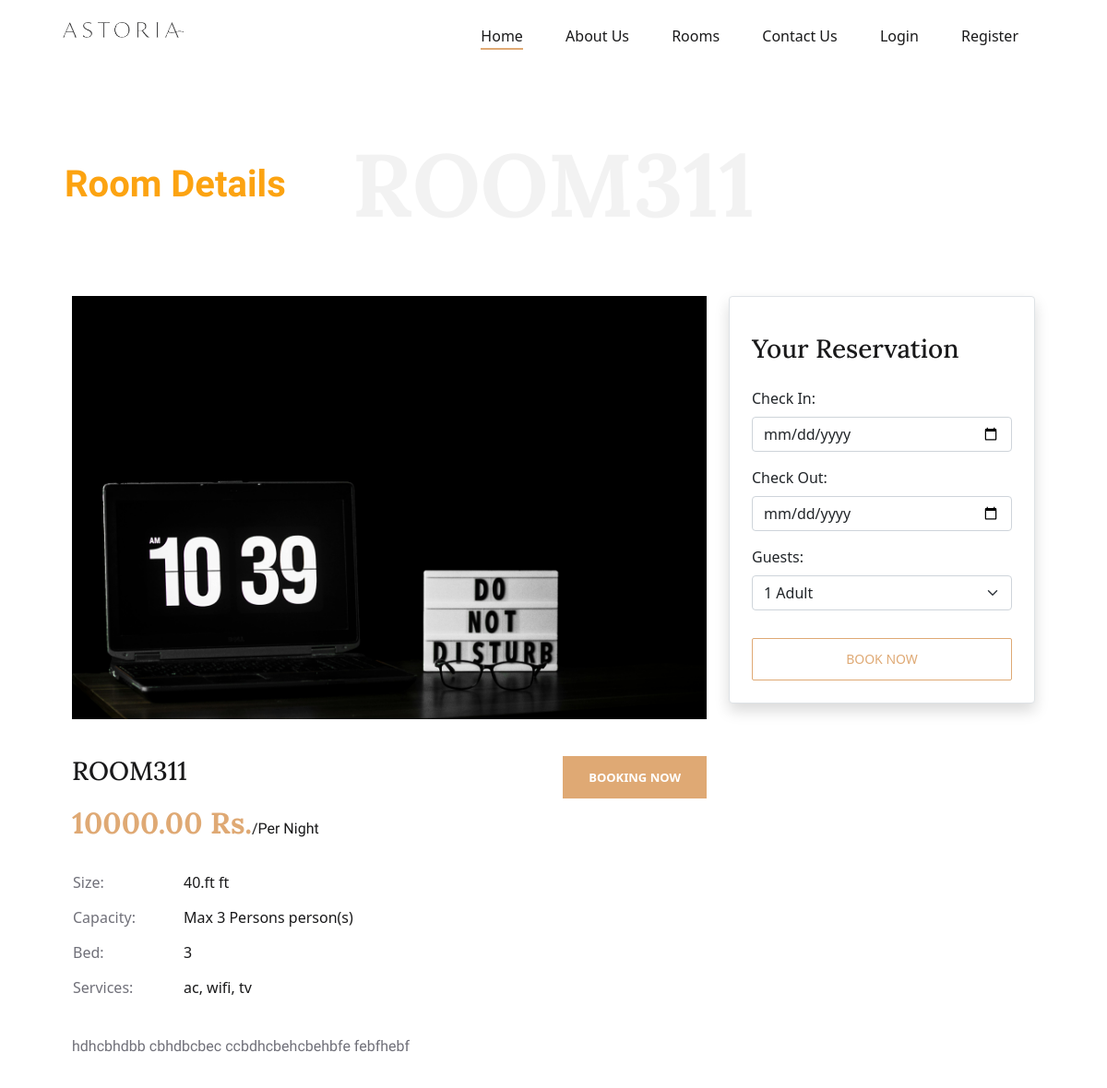
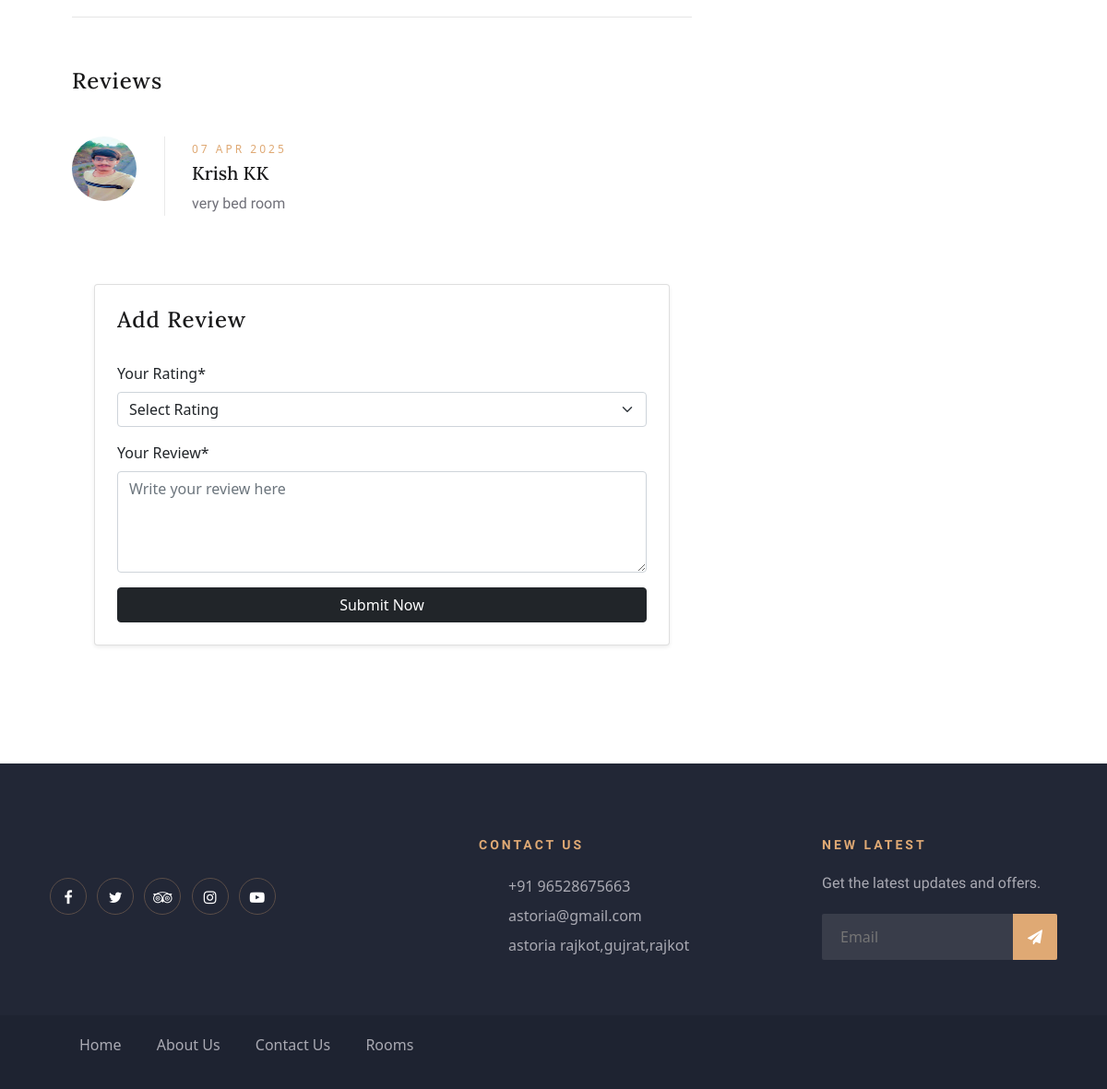
Page /room_detail.php?room_no=311 on the committed database (2 pictures, top to bottom).
### tables this page shows
CREATE TABLE `rooms` (
  `id` int NOT NULL,
  `room_no` int NOT NULL,
  `room_name` varchar(255) NOT NULL,
  `room_type` varchar(50) NOT NULL,
  `price` decimal(10,2) NOT NULL,
  `size` varchar(30) NOT NULL,
  `capacity` varchar(30) NOT NULL,
  `bed` varchar(255) NOT NULL,
  `room_status` enum('Available','Booked','Maintenance') NOT NULL,
  `services` text NOT NULL,
  `description` text,
  `image` varchar(255) NOT NULL
);

CREATE TABLE `reviews` (
  `review_id` int NOT NULL,
  `user_id` int NOT NULL,
  `room_no` int NOT NULL,
  `rating` int DEFAULT NULL,
  `review_text` text,
  `created_at` timestamp NULL DEFAULT CURRENT_TIMESTAMP,
  `status` enum('Pending','Approved','Spam') DEFAULT 'Pending'
);

CREATE TABLE `users` (
  `id` int NOT NULL,
  `fullname` varchar(30) NOT NULL,
  `email` varchar(30) NOT NULL,
  `password` varchar(20) NOT NULL,
  `confirm_password` varchar(20) NOT NULL,
  `mobile_no` bigint DEFAULT NULL,
  `address` varchar(100) DEFAULT NULL,
  `role` enum('guest','admin') DEFAULT 'guest',
  `status` enum('active','inactive') NOT NULL DEFAULT 'inactive',
  `profile_picture` varchar(200) DEFAULT NULL,
  `activation_code` varchar(255) DEFAULT NULL
);

### room_detail.php (the view, shortened to what this page needs)
<?php
include_once('db_connection.php');
if (isset($_GET['room_no'])) {
    $room_no = $_GET['room_no'];
    $query = "SELECT * FROM rooms WHERE room_no = $room_no";
    $result = mysqli_query($con, $query);
    if ($row = mysqli_fetch_assoc($result)) {
        $room_name = $row['room_name'];
        $price = $row['price'];
        $size = $row['size'];
        $capacity = $row['capacity'];
        $bed = $row['bed'];
        $services = $row['services'];
        $description = $row['description'];
        $image = $row['image'];
    } else {
        echo "<h2>Room Not Found!</h2>";
        exit;
    }
    $reviews = "SELECT r.review_id, r.rating, r.review_text, r.created_at, u.fullname, u.profile_picture
        FROM reviews r
        JOIN users u ON r.user_id = u.id
        WHERE r.room_no = $room_no";
    $result2 = mysqli_query($con, $reviews);
} else {
    echo "<h2>Invalid Room Request</h2>";
    exit;
}
?>
<!DOCTYPE html>
<html lang="zxx">
<head>
</head>
<body>
    <?php
    include_once('header.php');
    ?>
    <div class="container py-5">
        <div class="page-title text-center">
            <h1><?php echo $room_name; ?></h1>
            <p class="overlay-text">Room Details</p>
        </div>
        <section class="room-details-section spad">
            <div class="container">
                <div class="row">
                    <div class="col-lg-8">
                        <div class="room-details-item">
                            <img src="assets/images/rooms/<?php echo $image; ?>" alt="Room Image" width="100%">
                            <div class="rd-text">
                                <div class="rd-title">
                                    <h3><?php echo $room_name; ?></h3>
                                    <div class="rdt-right">
                                        <div class="rating">
                                            <i class="icon_star"></i>
                                            <i class="icon_star"></i>
                                            <i class="icon_star"></i>
                                            <i class="icon_star"></i>
                                            <i class="icon_star-half_alt"></i>
                                        </div>
                                        <a href="#">Booking Now</a>
                                    </div>
                                </div>
                                <h2><?php echo $price; ?> Rs.<span>/Per Night</span></h2>
                                <table>
                                    <tbody>
                                        <tr>
                                            <td class="r-o">Size:</td>
                                            <td><?php echo $size; ?> ft</td>
                                        </tr>
                                        <tr>
                                            <td class="r-o">Capacity:</td>
                                            <td>Max <?php echo $capacity; ?> person(s)</td>
                                        </tr>
                                        <tr>
                                            <td class="r-o">Bed:</td>
                                            <td><?php echo $bed; ?></td>
                                        </tr>
                                        <tr>
                                            <td class="r-o">Services:</td>
                                            <td><?php echo nl2br(htmlspecialchars($services)); ?></td>
                                        </tr>
                                    </tbody>
                                </table>
                                <p><?php echo nl2br(htmlspecialchars($description)); ?></p>
                            </div>
                        </div>
                    </div>
                    <div class="col-xl-4 col-lg-4">
                        <div class="booking-form p-4 border rounded shadow">
                            <h3 class="mb-4">Your Reservation</h3>
                            <form id="bookingForm">
                                <div class="mb-3">
                                    <label for="date-in" class="form-label">Check In:</label>
                                    <input type="date" class="form-control" id="date-in" name="check_in">
                                </div>
                                <div class="mb-3">
                                    <label for="date-out" class="form-label">Check Out:</label>
                                    <input type="date" class="form-control" id="date-out" name="check_out">
                                </div>
                                <div class="mb-3">
                                    <label for="guest" class="form-label">Guests:</label>
                                    <select id="guest" name="guests" class="form-select">
                                        <option value="1">1 Adult</option>
                                    </select>
                                </div>
                                <button type="submit" class="btn btn-primary w-100">Book Now</button>
                            </form>
                        </div>
                    </div>
                    <div class="row">
                        <div class="col-8">
                            <div class="rd-reviews">
                                <h4>Reviews</h4>
                                <?php while ($row = $result2->fetch_assoc()): ?>
                                    <div class="review-item">
                                        <div class="ri-pic">
                                            <img src="assets/images/profile_picture/<?php echo $row['profile_picture']; ?>" alt="User Avatar">
                                        </div>
                                        <div class="ri-text">
                                            <span><?php echo date("d M Y", strtotime($row['created_at'])); ?></span>
                                            <div class="rating">
                                                <?php
                                                for ($i = 1; $i <= 5; $i++) {
                                                    echo $i <= $row['rating'] ? '<i class="icon_star"></i>' : '<i class="icon_star_alt"></i>';
                                                }
                                                ?>
                                            </div>
                                            <h5><?php echo htmlspecialchars($row['fullname']); ?></h5>
                                            <p><?php echo htmlspecialchars($row['review_text']); ?></p>
                                        </div>
                                    </div>
                                <?php endwhile; ?>
                            </div>
                        </div>
                    </div>
                    <div class="row">
                        <div class="col-8">
                            <div class="container mt-4">
                                <div class="review-add card p-4 shadow-sm">
                                    <h4 class="mb-3">Add Review</h4>
                                    <form id="reviewForm" class="needs-validation">
                                        <div class="row">
                                            <div class="col-lg-12 mb-3">
                                                <label for="rating" class="form-label">Your Rating*</label>
                                                <select id="rating" name="rating" class="form-select">
                                                    <option value="">Select Rating</option>
                                                </select>
                                            </div>
                                            <div class="col-lg-12 mb-3">
                                                <label for="review_text" class="form-label">Your Review*</label>
                                                <textarea id="review_text" name="review_text" class="form-control" rows="4" placeholder="Write your review here"></textarea>
                                            </div>
                                            <div class="col-lg-12">
                                                <button type="submit" class="btn btn-dark w-100">Submit Now</button>
                                            </div>
                                        </div>
                                    </form>
                                </div>
                            </div>
                        </div>
                    </div>
                </div>
            </div>
        </section>
    </div>
    <?php
    include('footer.php');
    ?>
</body>
</html>

### header.php (shortened to what this page needs)
<!DOCTYPE html>
<html lang="zxx">
<head>
    <link rel="stylesheet" href="https://cdnjs.cloudflare.com/ajax/libs/font-awesome/6.4.2/css/all.min.css">
    <link href="https://cdn.jsdelivr.net/npm/bootstrap@5.3.0/dist/css/bootstrap.min.css" rel="stylesheet">
    <link rel="stylesheet" href="assets/css/bootstrap.min.css" type="text/css">
    <link rel="stylesheet" href="assets/css/font-awesome.min.css" type="text/css">
    <link rel="stylesheet" href="assets/css/elegant-icons.css" type="text/css">
    <link rel="stylesheet" href="assets/css/flaticon.css" type="text/css">
    <link rel="stylesheet" href="assets/css/owl.carousel.min.css" type="text/css">
    <link rel="stylesheet" href="assets/css/nice-select.css" type="text/css">
    <link rel="stylesheet" href="assets/css/jquery-ui.min.css" type="text/css">
    <link rel="stylesheet" href="assets/css/magnific-popup.css" type="text/css">
    <link rel="stylesheet" href="assets/css/slicknav.min.css" type="text/css">
    <link rel="stylesheet" href="assets/css/style.css" type="text/css">
    <link rel="stylesheet" href="assets/css/bootstrap.css" type="text/css">
</head>
<body>
    <header class="header-section">
        <div class="menu-item">
            <div class="container">
                <div class="row">
                    <div class="col-lg-2">
                        <div class="logo">
                            <a href="./index.php">
                                <img src="assets/images/logo.png" alt="">
                            </a>
                        </div>
                    </div>
                    <div class="col-lg-10">
                        <div class="nav-menu">
                            <nav class="mainmenu">
                                <ul>
                                    <li class="active"><a href="index.php">Home</a></li>
                                    <li><a href="about_us.php">About Us</a></li>
                                    <li><a href="rooms.php">Rooms</a>
                                    </li>
                                    <li><a href="contact_us.php">Contact Us</a></li>
                                    <li><a href="login.php">Login</a></li>
                                    <li><a href="register.php">Register</a></li>
                                </ul>
                            </nav>
                        </div>
                    </div>
                </div>
            </div>
        </div>
    </header>
</body>
</html>

### footer.php (shortened to what this page needs)
<!DOCTYPE html>
<html lang="en">
<head>
</head>
<body>
    <footer class="footer-section">
        <div class="container">
            <div class="footer-text">
                <div class="row">
                    <div class="col-lg-4">
                        <div class="ft-about">
                            <div class="logo">
                            </div>
                            <div class="fa-social">
                                <a href="#"><i class="fa fa-facebook"></i></a>
                                <a href="#"><i class="fa fa-twitter"></i></a>
                                <a href="#"><i class="fa fa-tripadvisor"></i></a>
                                <a href="#"><i class="fa fa-instagram"></i></a>
                                <a href="#"><i class="fa fa-youtube-play"></i></a>
                            </div>
                        </div>
                    </div>
                    <div class="col-lg-3 offset-lg-1">
                        <div class="ft-contact">
                            <h6>Contact Us</h6>
                            <ul>
                                <li>+91 96528675663</li>
                                <li>astoria@gmail.com</li>
                                <li>astoria rajkot,gujrat,rajkot</li>
                            </ul>
                        </div>
                    </div>
                    <div class="col-lg-3 offset-lg-1">
                        <div class="ft-newslatter">
                            <h6>New latest</h6>
                            <p>Get the latest updates and offers.</p>
                            <form action="#" class="fn-form">
                                <input type="text" placeholder="Email">
                                <button type="submit"><i class="fa fa-send"></i></button>
                            </form>
                        </div>
                    </div>
                </div>
            </div>
        </div>
        <div class="copyright-option">
            <div class="container">
                <div class="row">
                    <div class="col-lg-7">
                        <ul>
                            <li><a href="index.php">Home</a></li>
                            <li><a href="about_us.php">About Us</a></li>
                            <li><a href="contact_us.php">Contact Us</a></li>
                            <li><a href="rooms.php">Rooms</a></li>
                        </ul>
                    </div>
                </div>
            </div>
        </div>
    </footer>
</body>
</html>

### header.php (style rules this page uses)
a { text-decoration: none !important; }

### rows in the picture
rooms: image (picture), room_name "ROOM311", price "10000.00", size "40.ft", capacity "3 Persons", bed "3", services "ac, wifi, tv", description "hdhcbhdbb cbhdbcbec ccbdhcbehcbehbfe febfhebf"
reviews: user.profile_picture (picture), created_at "07 APR 2025", rating 2 (drawn), user.fullname "Krish KK", review_text "very bed room"
